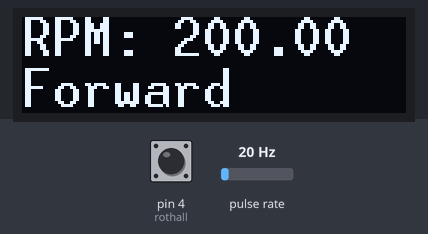
The sketch below on a simulated Arduino Uno, built with avr-gcc and run on an emulated ATmega328P. On the bench: 128×32 one-colour display. Wiring (inferred from the names in the program): pulse sensor: data pin 3. The test bench sets the inputs (shaded band); at power-on: pin 4 (rothall) HIGH, pulse rate 20 Hz.

Above: at 1.2 s.
1.3 s: pin 4 (rothall) pulled LOW for 0.15 s
At 1.43 s:
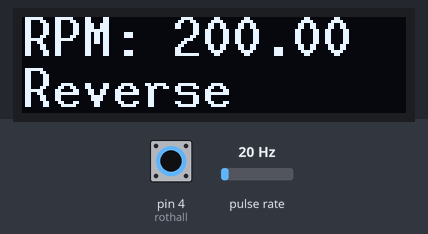
2.0 s: pulse rate (sensor on pin 3) set to 4 Hz
At 3.3 s:
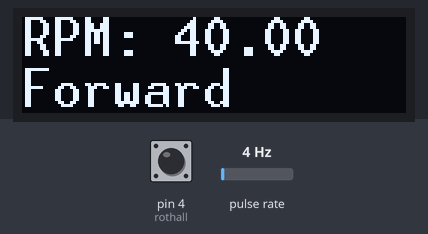
4.0 s: pulse rate (sensor on pin 3) set to 100 Hz
At 5.3 s:
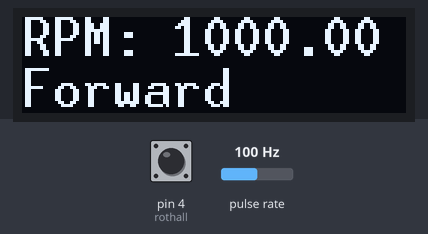
5.6 s: pin 4 (rothall) pulled LOW for 1 s
At 5.91 s:
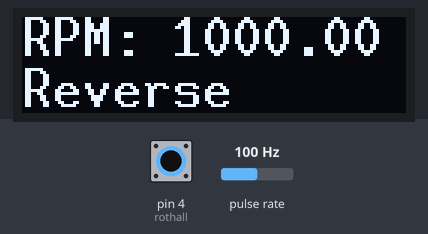
8.1 s: pulse rate (sensor on pin 3) set to 50 Hz
At 9.9 s:
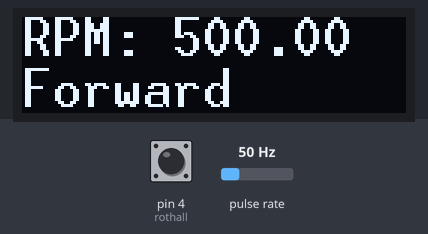
Timing chart, 0 to 10.7 s (numbered marks = the images above; inputs shaded):
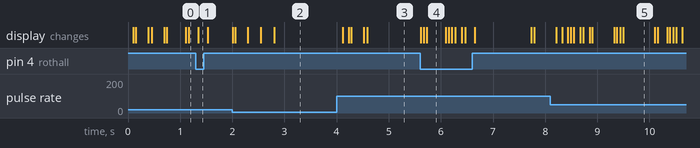

Measured:
- after the input at 1.3 s, the display: changes after 0.05 s (image 1)
- after the input at 4.0 s, the display: changes after 0.11 s (image 3)
- after the input at 5.6 s, the display: first differs from a run without the input after 0.07 s (image 4 shows a later state)
- what the display in image 5 shows lasts 0.6 s, from 9.5 s to 10.1 s

The sketch:

rpm_reading.ino
```cpp
#include <U8g2lib.h>
bool trigger;
#define NUM_READINGS 5


#ifdef U8X8_HAVE_HW_SPI
#include <SPI.h>
#endif
#ifdef U8X8_HAVE_HW_I2C
#include <Wire.h>
#endif


U8G2_SSD1306_128X32_UNIVISION_F_HW_I2C u8g2(U8G2_R0);

int speedhall= 3;
int rothall= 4;
int i=0;

unsigned long old_time;
unsigned long new_time;
unsigned long delta_time_arr [NUM_READINGS];
unsigned long delta_time;
unsigned long eoi_time;

double current_RPM=0;

bool rot_dir;
bool flag=false;
//bool init=0;

/*

*/
bool has_zero(unsigned long delta_time_arr [], int len){
  for (int i=0;i<len;i++){
    if (delta_time_arr[i]==0) return 1;
  }
  return 0;
}

/*

*/
double average(unsigned long delta_time_arr [], int len){
  double sum=0.00;
  for (int i=0;i<len;i++){
    sum=sum+delta_time_arr[i];
  }
  return(double(sum/double(len)));
}


void setup() {
  u8g2.begin();

  pinMode(speedhall, INPUT_PULLUP);
  pinMode(rothall, INPUT_PULLUP);
  attachInterrupt(digitalPinToInterrupt(speedhall), RPM_update, RISING);
  cli();  //clear interrupts

  //set timer1 interrupt at 1Hz
  TCCR1A = 0;// set entire TCCR1A register to 0
  TCCR1B = 0;// same for TCCR1B
  TCNT1  = 0;//initialize counter value to 0
  // set compare match register for 1hz increments
  OCR1A = 15624/100;// = (16*10^6) / (1*1024) - 1 (must be <65536)
  // turn on CTC mode
  TCCR1B |= (1 << WGM12);
  // Set CS12 and CS10 bits for 1024 prescaler
  TCCR1B |= (1 << CS12) | (1 << CS10);
  // enable timer compare interrupt
  TIMSK1 |= (1 << OCIE1A);
  sei();  //enable global interrupts
}


int multiplier;
ISR(TIMER1_COMPA_vect){//timer1 interrupt 1Hz toggles pin 13
//generates pulse wave of frequency 20hz (takes two cycles for full wave- toggle high then toggle low)
  flag=true;
 //if(micros()-new_time>1000000){
  if(millis()-eoi_time > 650){
    current_RPM = 0;
    for(int w=0; w<NUM_READINGS; w++){
      delta_time_arr[w]=0;
    }
    eoi_time = micros();
  }
  else{
    current_RPM=60.0/(double(NUM_READINGS)*6.0*(average(delta_time_arr,NUM_READINGS))/(1000000.0));
  }


}


void RPM_update(){
  flag=false;
  new_time=micros();
  rot_dir= (digitalRead(rothall));
  delta_time=new_time-old_time;
  delta_time_arr[i]=delta_time;
  old_time=new_time;
  i = i++;
  i=i%NUM_READINGS;
  eoi_time = millis();
}

void loop() {
  //Serial.println(digitalRead(speedhall));
  // put your main code here, to run repeatedly:
  //Serial.println(digitalRead(rothall));
  if(flag){
    update_my_screen();
  flag=false;
  }
}


void update_my_screen(){
  if(current_RPM<100000){
      u8g2.clearBuffer();          // clear the internal memory
      u8g2.setFont(u8g2_font_10x20_tr); // choose a suitable font
      u8g2.setCursor(0,13);
      u8g2.print("RPM: ");
      u8g2.print(current_RPM);
      u8g2.setCursor(0,30);

       if(current_RPM == 0){
         u8g2.print("Stopped");
       }
       else if(rot_dir){
         u8g2.print("Forward");
       }
       else{
         u8g2.print("Reverse");
       }


//  for testing
/*
      if(current_RPM == 0){
        u8g2.print(millis());
      }
      else{
        u8g2.print(eoi_time);
      }
*/
      u8g2.sendBuffer();
    }
}
```
